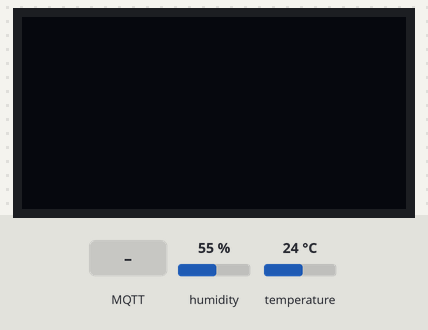
A program run on a simulated ESP32 board running MicroPython. Parts: 128×64 one-colour display. The test bench sets the inputs (shaded band); at power-on: humidity 55 %, temperature 24 °C. WiFi joins after 1.5 s; no MQTT or app messages arrive unless stated; what the program prints to the serial console is not drawn.

Above: at 2.9 s.
3.0 s: MQTT message "1" arrives on the first subscribed topic
At 5.0 s:
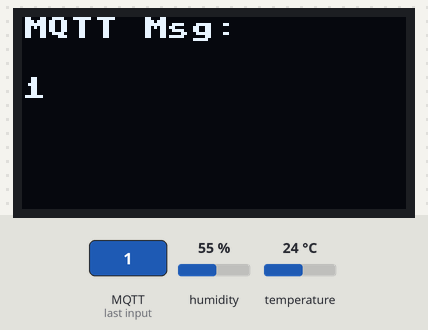
5.4 s: MQTT message "on" arrives on the first subscribed topic
At 6.2 s:
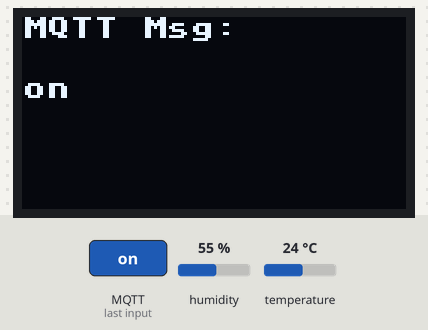
7.8 s: MQTT message "off" arrives on the first subscribed topic
At 8.3 s:
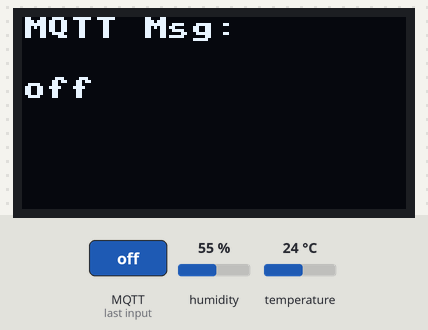
Timing chart, 0 to 10.8 s (numbered marks = the images above; inputs shaded):
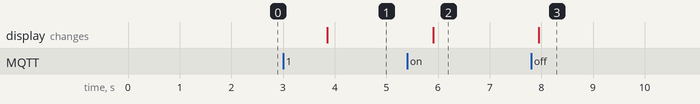

Measured:
- after the input at 3.0 s, the display: changes after 0.85 s (image 1)
- after the input at 5.4 s, the display: changes after 0.50 s (image 2)
- after the input at 7.8 s, the display: changes after 0.15 s (image 3)

The program:

main_simple.py
```python
from machine import Pin, I2C
import time, dht, ssd1306, network
from mqtt_handler_simple import MQTTHandler
from wifi_handler import WiFiHandler

# MQTT Server Parameters
MQTT_CLIENT_ID = "micropython-weather-demo"
MQTT_BROKER    = "mqtt-dashboard.com"
MQTT_USER      = ""       # set if required
MQTT_PASSWORD  = ""       # set if required
MQTT_TOPIC     = b"wokwi-weatherr"
MQTT_TOPIC_SUB = b"wokwi-weatherr"

# DHT22 Sensor on GPIO15
sensor = dht.DHT22(Pin(15))

# OLED Display (I2C: SDA=21, SCL=22)
i2c = I2C(0, scl=Pin(22), sda=Pin(21))
oled = ssd1306.SSD1306_I2C(128, 64, i2c)

# MQTT message callback
def message_callback(topic, msg):
    print(f"📩 Received on {topic.decode()}: {msg.decode()}")
    oled.fill(0)
    oled.text("MQTT Msg:", 0, 0)
    oled.text(msg.decode(), 0, 20)
    oled.show()

# --- Main Program ---

# WiFi
wifi = WiFiHandler("Wokwi-GUEST", "")
wifi.connect()

mqtt_client = MQTTHandler(MQTT_CLIENT_ID, MQTT_BROKER, MQTT_USER, MQTT_PASSWORD)
mqtt_client.connect()
mqtt_client.subscribe(MQTT_TOPIC_SUB, message_callback)

while True:
    try:
        sensor.measure()
        temp = sensor.temperature()
        hum = sensor.humidity()

        print("🌡 Temperature:", temp, "°C")
        print("💧 Humidity:", hum, "%")

        # Publish temperature
        mqtt_client.publish(MQTT_TOPIC, temp)

        # Check for incoming messages
        mqtt_client.check_messages()

    except OSError as e:
        print("⚠ Sensor Error:", e)
        oled.fill(0)
        oled.text("Sensor Error", 20, 30)
        oled.show()
        mqtt_client.connect()
        mqtt_client.subscribe(MQTT_TOPIC_SUB, message_callback)

    time.sleep(2)
```

mqtt_handler_simple.py
```python
"""
To view the data:

1. Go to http://www.hivemq.com/demos/websocket-client/
2. Click "Connect"
3. Under Subscriptions, click "Add New Topic Subscription"
4. In the Topic field, type "wokwi-weather" then click "Subscribe"

"""

from umqtt.simple import MQTTClient
import time

class MQTTHandler:
    def __init__(self, client_id, broker, user="", password="", keepalive=60):
        self.client = MQTTClient(client_id, broker, user=user, password=password, keepalive=keepalive)

    def connect(self):
        self.client.connect()
        print("✅ MQTT Connected")

    def publish(self, topic, message):
        self.client.publish(topic, str(message).encode())

    def subscribe(self, topic, callback):
        self.client.set_callback(callback)
        self.client.subscribe(topic)
        print("✅ Subscribed to", topic)

    def check_messages(self):
        #Check for new messages (non-blocking)
        self.client.check_msg()
```

wifi_handler.py
```python
import network, time

class WiFiHandler:
    def __init__(self, ssid, password):
        self.ssid = ssid
        self.password = password
        self.sta_if = network.WLAN(network.STA_IF)

    def connect(self):
        if not self.sta_if.isconnected():
            print(f"🔌 Connecting to WiFi {self.ssid}...")
            self.sta_if.active(True)
            self.sta_if.connect(self.ssid, self.password)
            while not self.sta_if.isconnected():
                print(".", end="")
                time.sleep(0.2)
        print("✅ WiFi Connected:", self.sta_if.ifconfig())

    def is_connected(self):
        return self.sta_if.isconnected()
```
